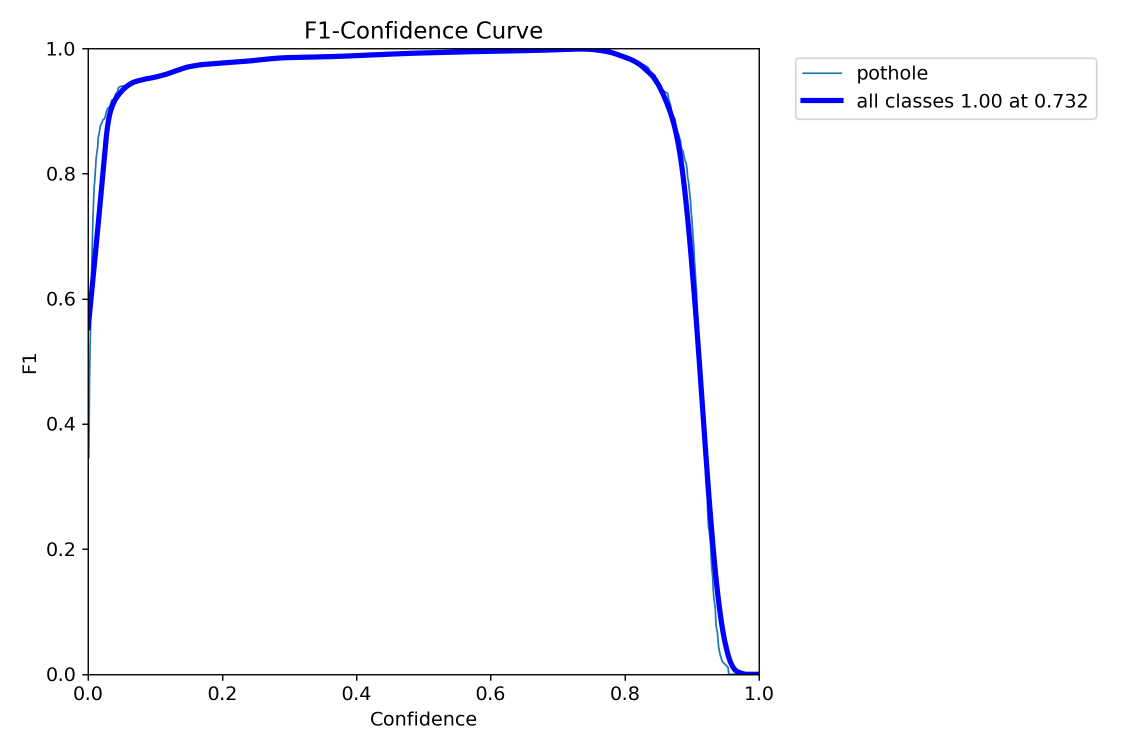
#> input picture runs/detect/train/F1_curve.png, 2250 x 1500 px (shown at 1/2 size); its folder holds only this picture in this run
$ python hef_img.py
#> lines starting #> are read from the running program, lines starting #| are printed output that depends on the picture
#> further down, img is the input picture: shape (1500, 2250, 3); mean B, G, R 252.5, 250.2, 250.1
import cv2
import os
from pathlib import Path

def letterbox(img, new_size=(1024, 1024), color=(114, 114, 114)):
#> called with new_size = (1024, 1024), color = (114, 114, 114)
    shape = img.shape[:2]  # current shape [height, width]
#> shape = (1500, 2250)
    scale = min(new_size[0] / shape[0], new_size[1] / shape[1])
#> scale = 0.455
    resized = cv2.resize(img, (int(shape[1]*scale), int(shape[0]*scale)))
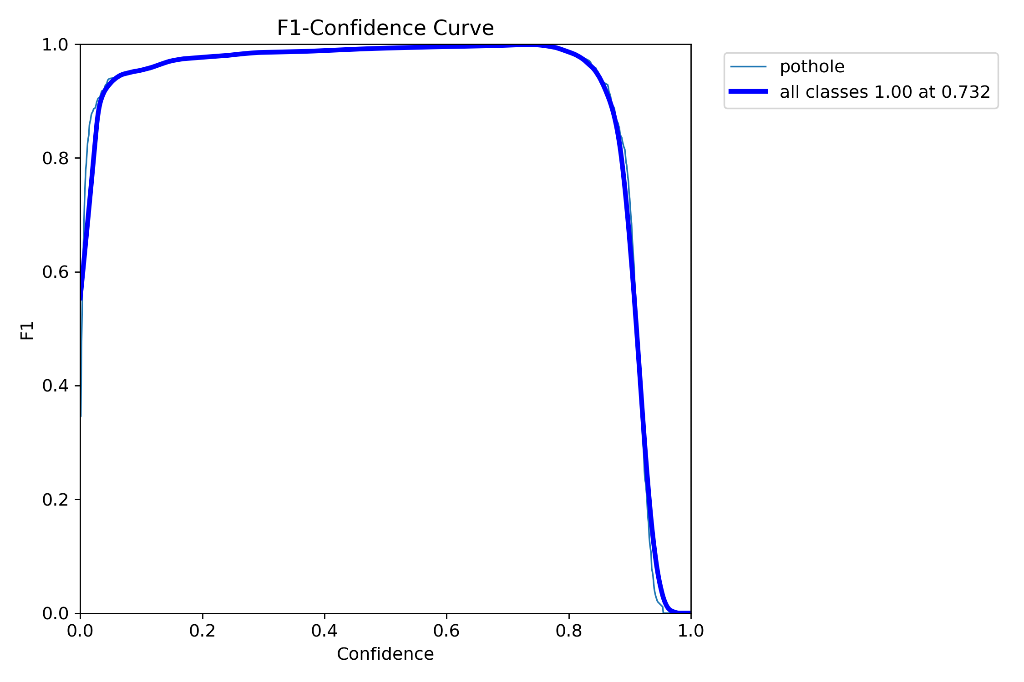
#> resized: shape (682, 1024, 3); mean B, G, R 252.6, 250.3, 250.2
    result = cv2.copyMakeBorder(
        resized,
        top=(new_size[0] - resized.shape[0]) // 2,
        bottom=(new_size[0] - resized.shape[0] + 1) // 2,
        left=(new_size[1] - resized.shape[1]) // 2,
        right=(new_size[1] - resized.shape[1] + 1) // 2,
        borderType=cv2.BORDER_CONSTANT,
        value=color
    )
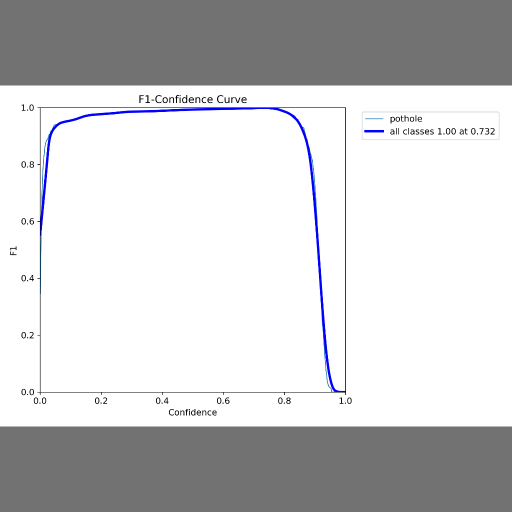
#> result: shape (1024, 1024, 3) (shown at 1/2 size); mean B, G, R 206.3, 204.8, 204.7
    return result

src_dir = Path("data/images/train")
dst_dir = Path("data/images/calib1024")
dst_dir.mkdir(exist_ok=True)

for img_path in src_dir.glob("*.png"):
    img = cv2.imread(str(img_path))
    if img is None:
        continue
    padded = letterbox(img)
    cv2.imwrite(str(dst_dir / img_path.name), padded)

$ run again, on runs/detect/train/confusion_matrix.png
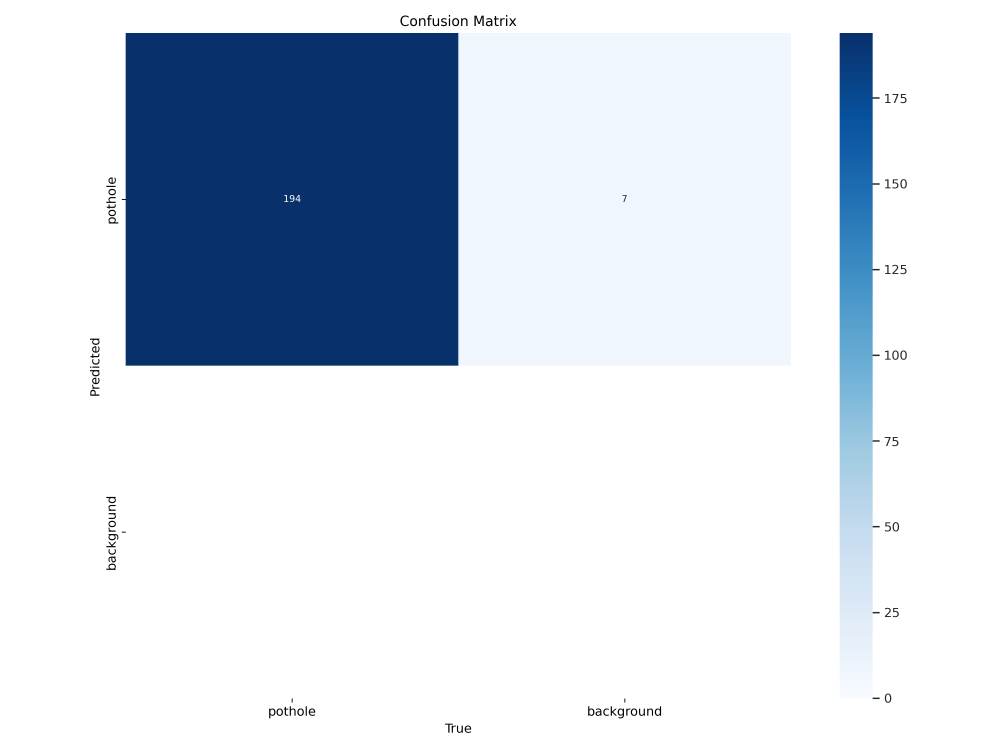
#> input picture runs/detect/train/confusion_matrix.png, 3000 x 2250 px (shown at 1/3 size)
#> img is the input picture: shape (2250, 3000, 3); mean B, G, R 230.8, 219.9, 211.7
#> in letterbox, `resized = cv2.resize(img, (int(shape[1]*scale), int(shape[0]*scale)))`:
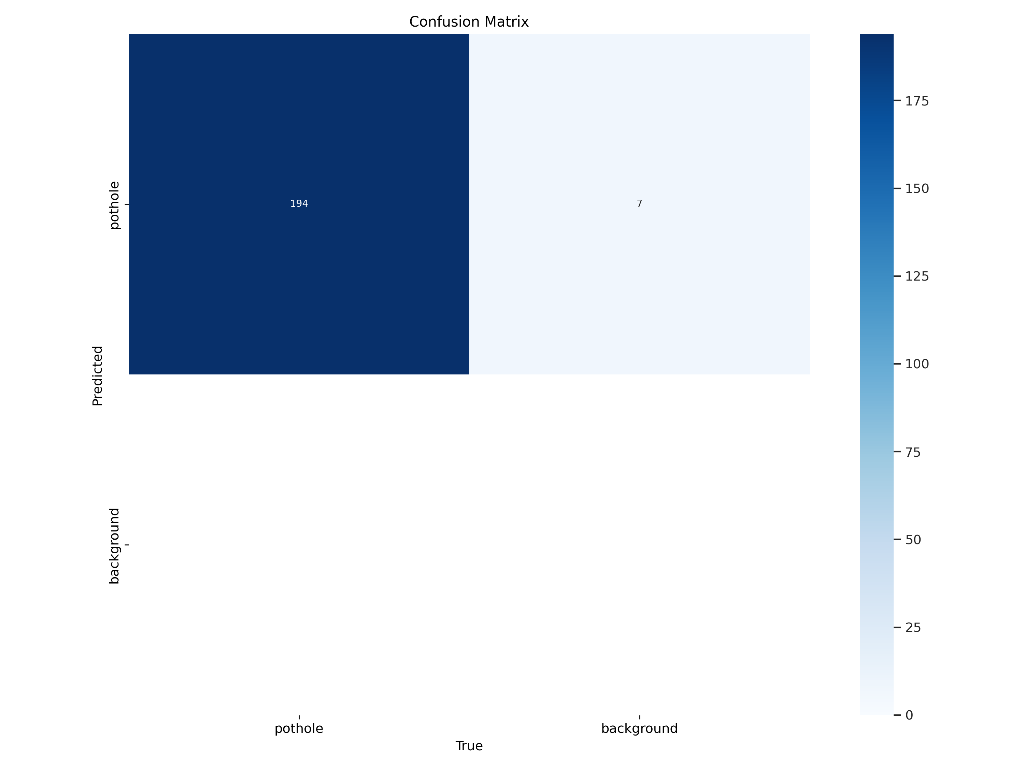
#> resized: shape (768, 1024, 3); mean B, G, R 230.9, 220, 211.8
#> in letterbox, `result = cv2.copyMakeBorder( resized, top=(new_size[0] - resized.shape..`:
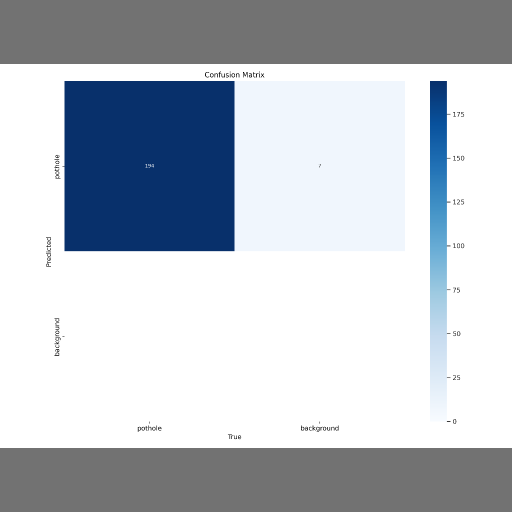
#> result: shape (1024, 1024, 3) (shown at 1/2 size); mean B, G, R 201.7, 193.5, 187.3

$ run again, on runs/detect/train/confusion_matrix_normalized.png
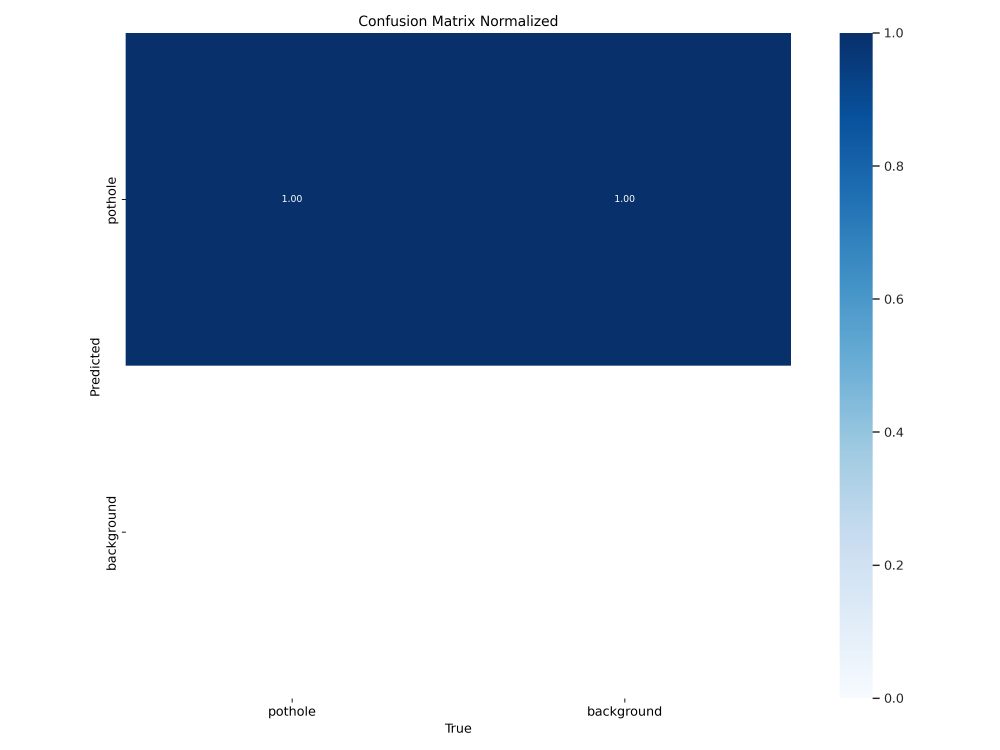
#> input picture runs/detect/train/confusion_matrix_normalized.png, 3000 x 2250 px (shown at 1/3 size)
#> img is the input picture: shape (2250, 3000, 3); mean B, G, R 209.3, 190.7, 177.4
#> in letterbox, `resized = cv2.resize(img, (int(shape[1]*scale), int(shape[0]*scale)))`:
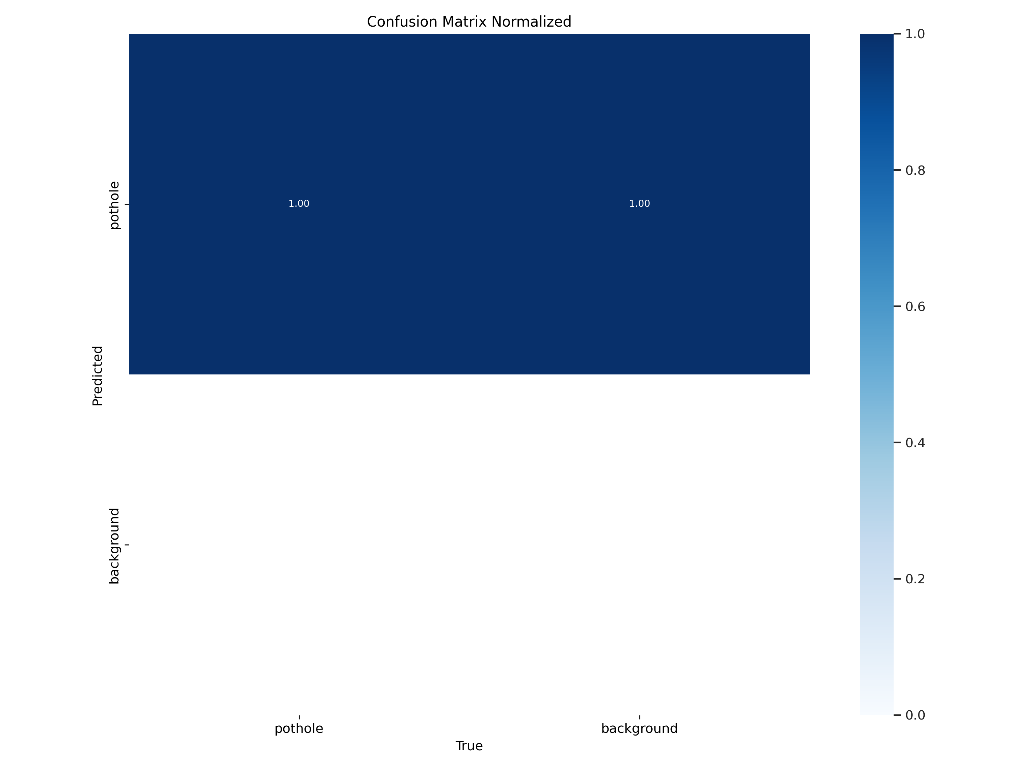
#> resized: shape (768, 1024, 3); mean B, G, R 209.3, 190.8, 177.5
#> in letterbox, `result = cv2.copyMakeBorder( resized, top=(new_size[0] - resized.shape..`:
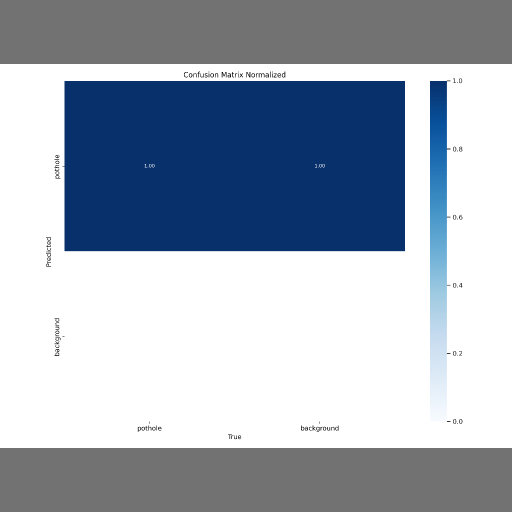
#> result: shape (1024, 1024, 3) (shown at 1/2 size); mean B, G, R 185.5, 171.6, 161.6

$ run again, on runs/detect/train/PR_curve.png
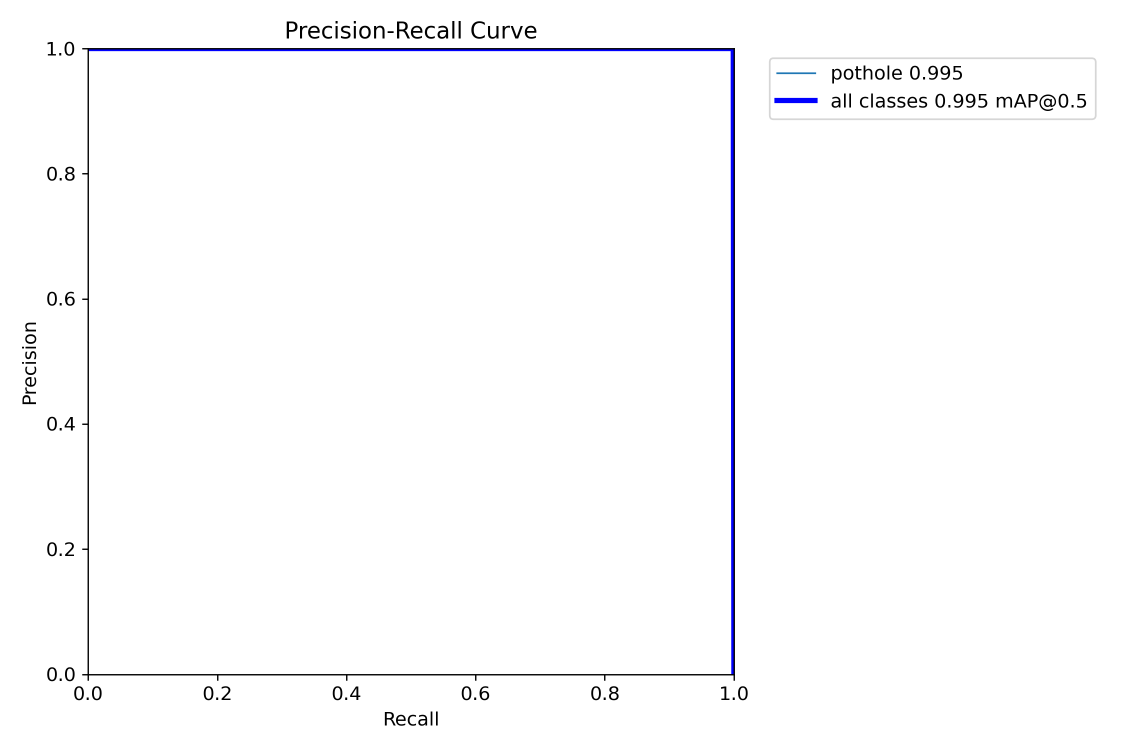
#> input picture runs/detect/train/PR_curve.png, 2250 x 1500 px (shown at 1/2 size)
#> img is the input picture: shape (1500, 2250, 3); mean B, G, R 252.4, 251.5, 251.5
#> in letterbox, `resized = cv2.resize(img, (int(shape[1]*scale), int(shape[0]*scale)))`:
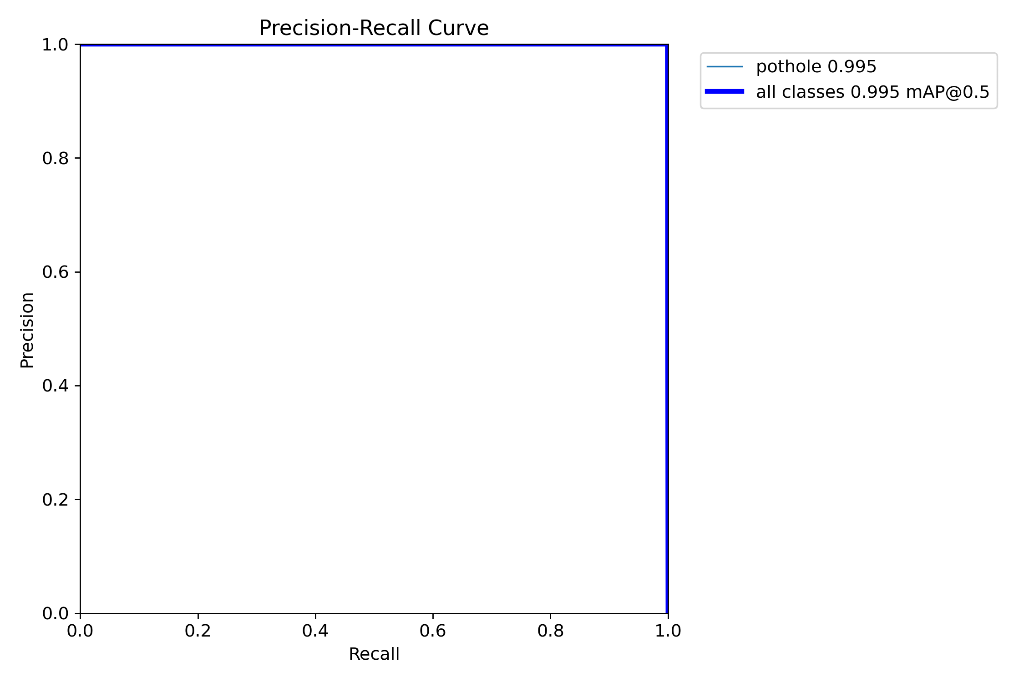
#> resized: shape (682, 1024, 3); mean B, G, R 252.6, 251.6, 251.6
#> in letterbox, `result = cv2.copyMakeBorder( resized, top=(new_size[0] - resized.shape..`:
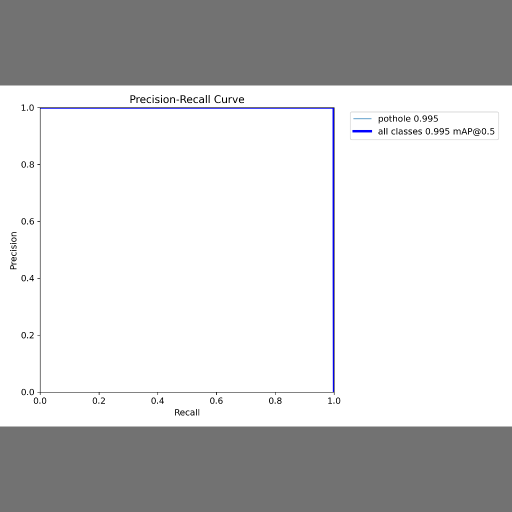
#> result: shape (1024, 1024, 3) (shown at 1/2 size); mean B, G, R 206.3, 205.7, 205.7
